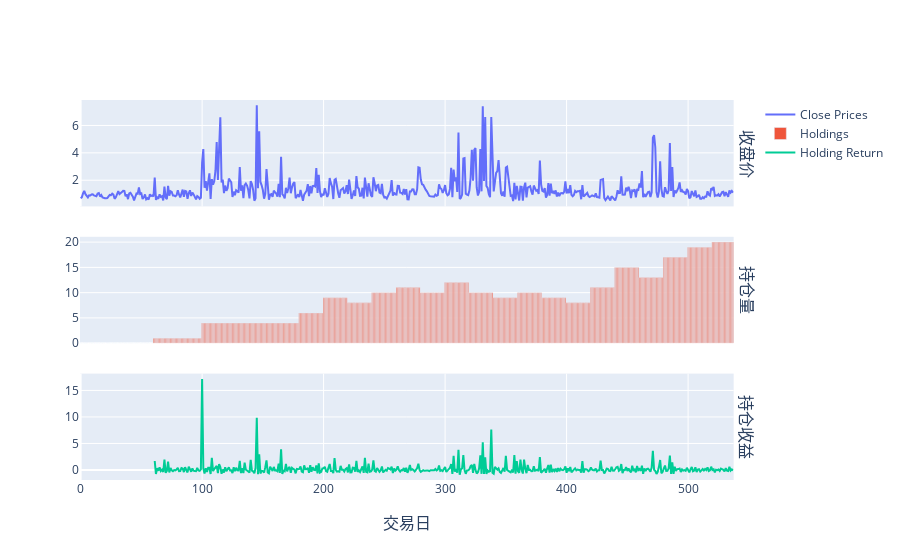

Notebook cell for this chart:
### Code cell
plot_info(df_train_info,"159824.OF")

### Figure 1 — Plotly figure (JSON) as saved in the notebook; plotly's stock layout.template omitted (floating-point values rounded to 4 significant figures; data arrays with more than 128 entries replaced by an {"elided": "..."} marker saying what was removed)
{"data": [{"mode": "lines", "name": "Close Prices", "type": "scatter", "x": {"elided": "538 int values"}, "xaxis": "x", "y": {"elided": "538 float values"}, "yaxis": "y"}, {"name": "Holdings", "type": "bar", "x": {"elided": "538 int values"}, "xaxis": "x2", "y": {"elided": "538 int values"}, "yaxis": "y2"}, {"mode": "lines", "name": "Holding Return", "type": "scatter", "x": {"elided": "538 int values"}, "xaxis": "x3", "y": {"elided": "538 float values"}, "yaxis": "y3"}], "layout": {"annotations": [{"font": {"size": 16}, "showarrow": false, "text": "收盘价", "textangle": 90, "x": 0.98, "xanchor": "left", "xref": "paper", "y": 0.86, "yanchor": "middle", "yref": "paper"}, {"font": {"size": 16}, "showarrow": false, "text": "持仓量", "textangle": 90, "x": 0.98, "xanchor": "left", "xref": "paper", "y": 0.5, "yanchor": "middle", "yref": "paper"}, {"font": {"size": 16}, "showarrow": false, "text": "持仓收益", "textangle": 90, "x": 0.98, "xanchor": "left", "xref": "paper", "y": 0.14, "yanchor": "middle", "yref": "paper"}, {"font": {"size": 16}, "showarrow": false, "text": "交易日", "x": 0.49, "xanchor": "center", "xref": "paper", "y": 0, "yanchor": "top", "yref": "paper", "yshift": -30}], "xaxis": {"anchor": "y", "domain": [0, 0.98], "matches": "x3", "showticklabels": false}, "xaxis2": {"anchor": "y2", "domain": [0, 0.98], "matches": "x3", "showticklabels": false}, "xaxis3": {"anchor": "y3", "domain": [0, 0.98]}, "yaxis": {"anchor": "x", "domain": [0.72, 1]}, "yaxis2": {"anchor": "x2", "domain": [0.36, 0.64]}, "yaxis3": {"anchor": "x3", "domain": [0, 0.28]}}}
